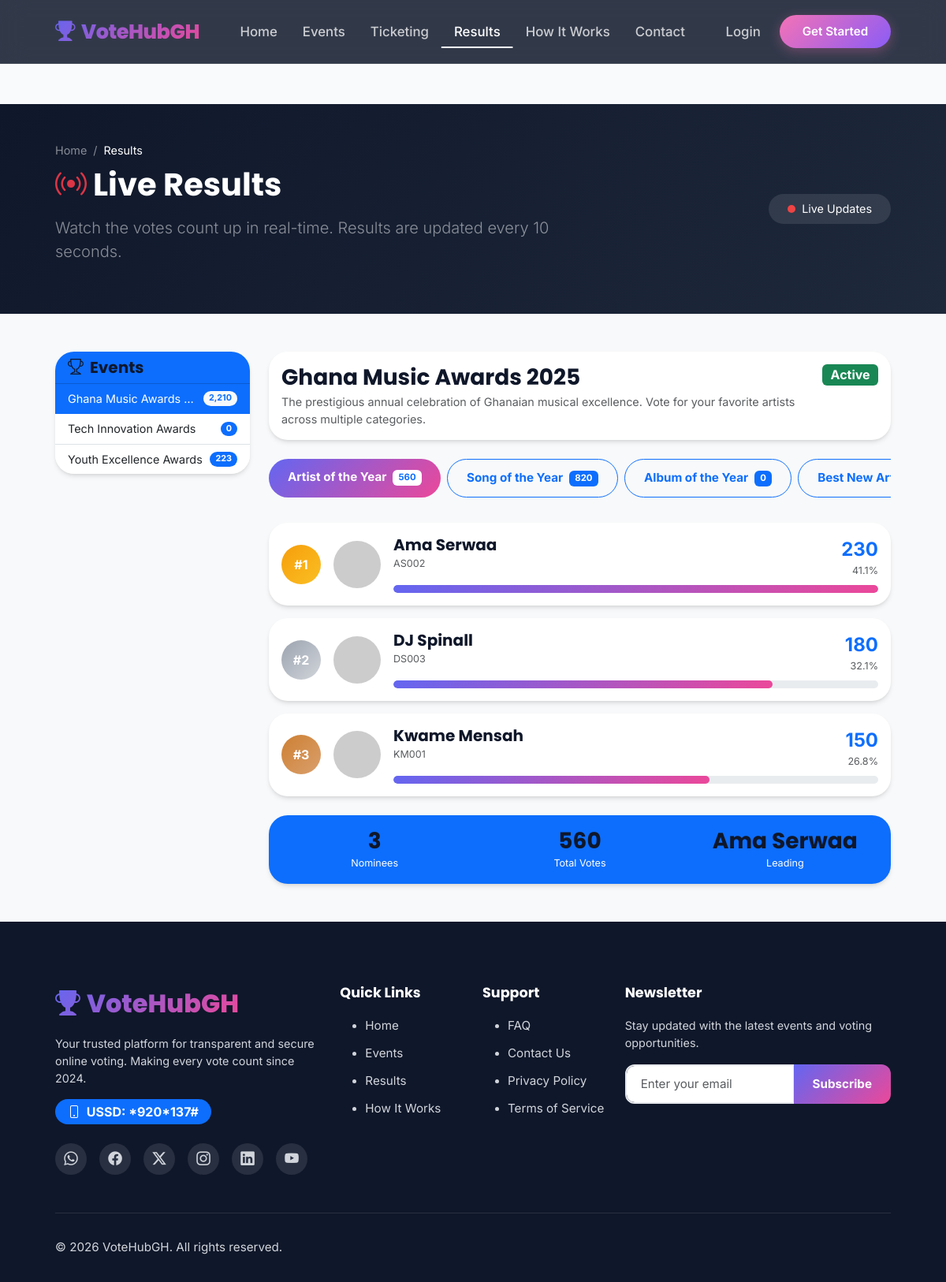
/update_package/results.php, run on the app's committed database.
### tables this page shows
CREATE TABLE IF NOT EXISTS events (
    id INT AUTO_INCREMENT PRIMARY KEY,
    title VARCHAR(200) NOT NULL,
    slug VARCHAR(220) NOT NULL UNIQUE,
    description TEXT,
    banner VARCHAR(255) DEFAULT NULL,
    start_date DATETIME NOT NULL,
    end_date DATETIME NOT NULL,
    status ENUM('draft', 'active', 'completed', 'cancelled') DEFAULT 'draft',
    voting_type ENUM('free', 'paid') DEFAULT 'free',
    vote_price DECIMAL(10, 2) DEFAULT 0.00,
    is_featured BOOLEAN DEFAULT FALSE,
    total_votes INT DEFAULT 0,
    created_by INT,
    created_at TIMESTAMP DEFAULT CURRENT_TIMESTAMP,
    updated_at TIMESTAMP DEFAULT CURRENT_TIMESTAMP ON UPDATE CURRENT_TIMESTAMP,
    FOREIGN KEY (created_by) REFERENCES users(id) ON DELETE SET NULL,
    INDEX idx_status (status),
    INDEX idx_slug (slug),
    INDEX idx_dates (start_date, end_date)
);

CREATE TABLE IF NOT EXISTS categories (
    id INT AUTO_INCREMENT PRIMARY KEY,
    event_id INT NOT NULL,
    name VARCHAR(150) NOT NULL,
    slug VARCHAR(170) NOT NULL,
    description TEXT,
    icon VARCHAR(100) DEFAULT NULL,
    display_order INT DEFAULT 0,
    status ENUM('active', 'inactive') DEFAULT 'active',
    created_at TIMESTAMP DEFAULT CURRENT_TIMESTAMP,
    updated_at TIMESTAMP DEFAULT CURRENT_TIMESTAMP ON UPDATE CURRENT_TIMESTAMP,
    FOREIGN KEY (event_id) REFERENCES events(id) ON DELETE CASCADE,
    UNIQUE KEY unique_category_event (event_id, slug),
    INDEX idx_event (event_id),
    INDEX idx_status (status)
);

CREATE TABLE IF NOT EXISTS nominees (
    id INT AUTO_INCREMENT PRIMARY KEY,
    category_id INT NOT NULL,
    name VARCHAR(150) NOT NULL,
    slug VARCHAR(170) NOT NULL,
    photo VARCHAR(255) DEFAULT NULL,
    description TEXT,
    shortcode VARCHAR(20) NOT NULL UNIQUE,
    social_links JSON DEFAULT NULL,
    vote_count INT DEFAULT 0,
    status ENUM('active', 'inactive', 'disqualified') DEFAULT 'active',
    created_at TIMESTAMP DEFAULT CURRENT_TIMESTAMP,
    updated_at TIMESTAMP DEFAULT CURRENT_TIMESTAMP ON UPDATE CURRENT_TIMESTAMP,
    FOREIGN KEY (category_id) REFERENCES categories(id) ON DELETE CASCADE,
    INDEX idx_category (category_id),
    INDEX idx_shortcode (shortcode),
    INDEX idx_status (status)
);

### update_package/results.php (the view, shortened to what the rows shown need)
<?php
require_once 'config/database.php';
$pdo = getDBConnection();
$show_vote_counts = getSetting('show_vote_counts', '1') === '1';
$eventSlug = sanitize($_GET['event'] ?? '');
$categoryId = intval($_GET['category'] ?? 0);
$eventsStmt = $pdo->query("
    SELECT e.*,
           COALESCE(SUM(n.vote_count), 0) as total_votes
    FROM events e
    LEFT JOIN categories c ON e.id = c.event_id
    LEFT JOIN nominees n ON c.id = n.category_id
    WHERE e.status IN ('active', 'completed')
    GROUP BY e.id
    ORDER BY e.end_date DESC
");
$events = $eventsStmt->fetchAll();
$selectedEvent = null;
$categories = [];
if (!empty($eventSlug)) {
    $eventStmt = $pdo->prepare("SELECT * FROM events WHERE slug = ?");
    $eventStmt->execute([$eventSlug]);
    $selectedEvent = $eventStmt->fetch();
} elseif (!empty($events)) {
    $selectedEvent = $events[0];
}
if ($selectedEvent) {
    $categoriesStmt = $pdo->prepare("
        SELECT c.*, COALESCE(SUM(n.vote_count), 0) as total_votes
        FROM categories c
        LEFT JOIN nominees n ON c.id = n.category_id
        WHERE c.event_id = ? AND c.status = 'active'
        GROUP BY c.id
        ORDER BY c.display_order ASC
    ");
    $categoriesStmt->execute([$selectedEvent['id']]);
    $categories = $categoriesStmt->fetchAll();
    if ($categoryId > 0) {
        $resultsStmt = $pdo->prepare("
            SELECT n.*, c.name as category_name
            FROM nominees n
            JOIN categories c ON n.category_id = c.id
            WHERE n.category_id = ?
            ORDER BY n.vote_count DESC
        ");
        $resultsStmt->execute([$categoryId]);
        $results = $resultsStmt->fetchAll();
    } elseif (!empty($categories)) {
        $categoryId = $categories[0]['id'];
        $resultsStmt = $pdo->prepare("
            SELECT n.*, c.name as category_name
            FROM nominees n
            JOIN categories c ON n.category_id = c.id
            WHERE n.category_id = ?
            ORDER BY n.vote_count DESC
        ");
        $resultsStmt->execute([$categoryId]);
        $results = $resultsStmt->fetchAll();
    }
}
include 'includes/header.php';
?>
<section class="page-header py-5" style="background: var(--gradient-dark); margin-top: 76px;">
    <div class="container">
        <div class="row align-items-center">
            <div class="col-lg-8">
                <h1 class="text-white mb-3">
                    <i class="bi bi-broadcast me-2 text-danger pulse"></i>Live Results
                </h1>
            </div>
        </div>
    </div>
</section>
<section class="results-section py-5 bg-light">
    <div class="container">
        <?php if (empty($events)): ?>
            <div class="text-center py-5">
                <i class="bi bi-graph-up display-1 text-muted mb-3"></i>
                <h4>No Results Available</h4>
                <p class="text-muted">Check back once voting events are active.</p>
                <a href="events.php" class="btn btn-primary">View Events</a>
            </div>
        <?php else: ?>
            <div class="row">
                <div class="col-lg-3 mb-4">
                    <div class="card sticky-top" style="top: 100px;">
                        <div class="card-body p-0">
                            <div class="list-group list-group-flush">
                                <?php foreach ($events as $event): ?>
                                    <a href="?event=<?php echo $event['slug']; ?>"
                                       class="list-group-item list-group-item-action d-flex justify-content-between align-items-center <?php echo ($selectedEvent && $selectedEvent['slug'] === $event['slug']) ? 'active' : ''; ?>">
                                        <div class="text-truncate me-2">
                                            <?php echo htmlspecialchars($event['title']); ?>
                                        </div>
                                        <?php if ($show_vote_counts): ?>
                                        <span class="badge bg-<?php echo ($selectedEvent && $selectedEvent['slug'] === $event['slug']) ? 'light text-primary' : 'primary'; ?> rounded-pill">
                                            <?php echo number_format($event['total_votes']); ?>
                                        </span>
                                        <?php endif; ?>
                                    </a>
                                <?php endforeach; ?>
                            </div>
                        </div>
                    </div>
                </div>
                <div class="col-lg-9">
                    <?php if ($selectedEvent): ?>
                        <div class="card mb-4">
                            <div class="card-body">
                                <div class="d-flex justify-content-between align-items-start">
                                    <div>
                                        <h3 class="mb-1"><?php echo htmlspecialchars($selectedEvent['title']); ?></h3>
                                        <p class="text-muted mb-0"><?php echo htmlspecialchars($selectedEvent['description']); ?></p>
                                    </div>
                                    <span class="badge bg-<?php echo $selectedEvent['status'] === 'active' ? 'success' : 'secondary'; ?> fs-6">
                                        <?php echo ucfirst($selectedEvent['status']); ?>
                                    </span>
                                </div>
                            </div>
                        </div>
                        <?php if (empty($categories)): ?>
                            <div class="text-center py-5 bg-white rounded-3">
                                <i class="bi bi-collection display-1 text-muted mb-3"></i>
                                <h4>No Categories</h4>
                                <p class="text-muted">No categories have been added to this event yet.</p>
                            </div>
                        <?php else: ?>
                            <div class="category-pills mb-4 overflow-auto pb-2">
                                <div class="d-flex gap-2 flex-nowrap">
                                    <?php foreach ($categories as $cat): ?>
                                        <a href="?event=<?php echo $selectedEvent['slug']; ?>&category=<?php echo $cat['id']; ?>"
                                           class="btn <?php echo $cat['id'] == $categoryId ? 'btn-primary' : 'btn-outline-primary'; ?> rounded-pill flex-shrink-0">
                                            <?php echo htmlspecialchars($cat['name']); ?>
                                            <?php if ($show_vote_counts): ?>
                                            <span class="badge bg-<?php echo $cat['id'] == $categoryId ? 'white text-primary' : 'primary'; ?> ms-1">
                                                <?php echo number_format($cat['total_votes']); ?>
                                            </span>
                                            <?php endif; ?>
                                        </a>
                                    <?php endforeach; ?>
                                </div>
                            </div>
                            <div class="results-grid live-results-container" data-event-id="<?php echo $selectedEvent['id']; ?>" data-category-id="<?php echo $categoryId; ?>">
                                <?php if (empty($results)): ?>
                                    <div class="text-center py-5 bg-white rounded-3">
                                        <i class="bi bi-people display-1 text-muted mb-3"></i>
                                        <h4>No Nominees</h4>
                                        <p class="text-muted">No nominees in this category yet.</p>
                                    </div>
                                <?php else: ?>
                                    <?php
                                    $totalVotes = array_sum(array_column($results, 'vote_count'));
                                    $maxVotes = $results[0]['vote_count'];
                                    foreach ($results as $index => $nominee):
                                        $percentage = $totalVotes > 0 ? ($nominee['vote_count'] / $totalVotes) * 100 : 0;
                                        $progressPercent = $maxVotes > 0 ? ($nominee['vote_count'] / $maxVotes) * 100 : 0;
                                    ?>
                                        <div class="result-card card mb-3" data-nominee-id="<?php echo $nominee['id']; ?>">
                                            <div class="card-body">
                                                <div class="d-flex align-items-center">
                                                    <div class="rank-circle flex-shrink-0 me-3 <?php echo $index < 3 ? 'top-three' : ''; ?>"
                                                         style="<?php echo $index === 0 ? 'background: linear-gradient(135deg, #f59e0b, #fbbf24);' : ($index === 1 ? 'background: linear-gradient(135deg, #9ca3af, #d1d5db);' : ($index === 2 ? 'background: linear-gradient(135deg, #cd7f32, #daa06d);' : '')); ?>">
                                                        #<?php echo $index + 1; ?>
                                                    </div>
                                                    <img src="<?php echo $nominee['photo'] ? 'uploads/nominees/' . $nominee['photo'] : 'https://ui-avatars.com/api/?name=' . urlencode($nominee['name']) . '&background=6366f1&color=fff&size=60'; ?>"
                                                         alt="<?php echo htmlspecialchars($nominee['name']); ?>"
                                                         class="rounded-circle flex-shrink-0 me-3"
                                                         style="width: 60px; height: 60px; object-fit: cover;">
                                                    <div class="flex-grow-1 min-width-0">
                                                        <div class="d-flex justify-content-between align-items-start mb-2">
                                                            <div>
                                                                <h5 class="mb-0 text-truncate"><?php echo htmlspecialchars($nominee['name']); ?></h5>
                                                                <small class="text-muted"><?php echo $nominee['shortcode']; ?></small>
                                                            </div>
                                                            <div class="text-end">
                                                                <?php if ($show_vote_counts): ?>
                                                                    <span class="vote-count fs-4 fw-bold text-primary"><?php echo number_format($nominee['vote_count']); ?></span>
                                                                    <small class="text-muted d-block"><?php echo number_format($percentage, 1); ?>%</small>
                                                                <?php else: ?>
                                                                    <span class="badge bg-primary rounded-pill">Ranked #<?php echo $index + 1; ?></span>
                                                                <?php endif; ?>
                                                            </div>
                                                        </div>
                                                        <div class="progress" style="height: 10px; border-radius: 10px;">
                                                            <div class="progress-bar bg-gradient-primary"
                                                                 role="progressbar"
                                                                 style="width: <?php echo $progressPercent; ?>%; border-radius: 10px;"
                                                                 aria-valuenow="<?php echo $progressPercent; ?>"
                                                                 aria-valuemin="0"
                                                                 aria-valuemax="100"></div>
                                                        </div>
                                                    </div>
                                                </div>
                                            </div>
                                        </div>
                                    <?php endforeach; ?>
                                    <div class="card bg-primary text-white mt-4">
                                        <div class="card-body">
                                            <div class="row text-center">
                                                <div class="col-4">
                                                    <h3 class="mb-0"><?php echo count($results); ?></h3>
                                                    <small class="text-white-75">Nominees</small>
                                                </div>
                                                <?php if ($show_vote_counts): ?>
                                                <div class="col-4">
                                                    <h3 class="mb-0"><?php echo number_format($totalVotes); ?></h3>
                                                    <small class="text-white-75">Total Votes</small>
                                                </div>
                                                <?php endif; ?>
                                                <div class="col-4">
                                                    <h3 class="mb-0"><?php echo $results[0]['name'] ?? 'N/A'; ?></h3>
                                                    <small class="text-white-75">Leading</small>
                                                </div>
                                            </div>
                                        </div>
                                    </div>
                                <?php endif; ?>
                            </div>
                        <?php endif; ?>
                    <?php endif; ?>
                </div>
            </div>
        <?php endif; ?>
    </div>
</section>
<?php include 'includes/footer.php'; ?>

### data on the page
events: title "Ghana Music Awards…", total_votes "2,210", title "Ghana Music Awards 2025", description "The prestigious annual celebration of Ghanaian musical excellence. Vote for your favorite artists across multiple categories.", status "Active"
events: title "Tech Innovation Awards", total_votes "0"
events: title "Youth Excellence Awards", total_votes "223"
categories: name "Artist of the Year", total_votes "560"
categories: name "Song of the Year", total_votes "820"
categories: name "Album of the Year", total_votes "0"
categories: name "Best New…"
nominees: name "Ama Serwaa", shortcode "AS002", vote_count "230", vote_count "41.1"
nominees: name "DJ Spinall", shortcode "DS003", vote_count "180", vote_count "32.1", $progressPercent 78.260869565217 (drawn)
nominees: name "Kwame Mensah", shortcode "KM001", vote_count "150", vote_count "26.8", $progressPercent 65.217391304348 (drawn)

### other printed values
count($results) "3"
$totalVotes "560"
